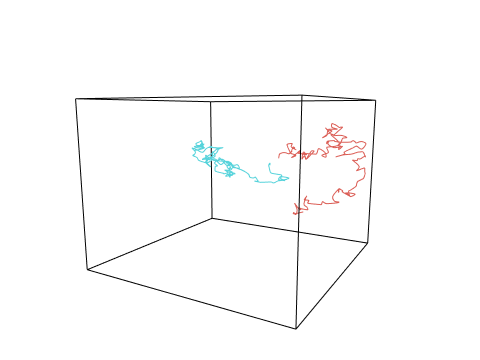
#> input picture docs/images/v1.0-animations/plotly_spin.gif, 480 x 360 px
$ python generate_gallery_thumbs.py
#> lines starting #> are read from the running program, lines starting #| are printed output that depends on the picture
"""Regenerate the animated gallery thumbnails with the CORRECT aspect
ratio: previous thumbs were squashed into 200x200 squares from 4:3
sources. Each thumb is now the source animation scaled to fit 200x150
(4:3 preserved) and letterboxed onto a 200x200 white canvas so the
gallery grid stays uniform.

Sources: the sphinx-gallery-rendered mp4s (docs/auto_examples/images/)
for matplotlib animation examples, and the plotly evidence gif for the
plotly example. Run after building the docs:

    .venv/bin/python scripts/generate_gallery_thumbs.py
"""

import os
import subprocess
import tempfile

from PIL import Image, ImageSequence

REPO = os.path.dirname(os.path.dirname(os.path.abspath(__file__)))
MP4_DIR = os.path.join(REPO, 'docs', 'auto_examples', 'images')
THUMBS = os.path.join(REPO, 'docs', '_static', 'thumbnails')
PLOTLY_GIF = os.path.join(REPO, 'docs', 'images', 'v1.0-animations',
                          'plotly_spin.gif')

MPL_ANIMS = ['animate', 'animate_spin', 'animate_trails', 'save_movie',
             'plot_story_trajectories',
             # the five 1.1 launch examples (Plan 4 Task 8 Step 6)
             'animate_conversation', 'animate_market_sectors',
             'animate_morph_zoo', 'animate_painting_embeddings',
             'animate_weather_decades',
             # ships a thumb and is registered in `post_build.GIF_REPLACEMENTS`,
             # but was missing here, so nothing regenerated it -- found when the
             # animated-forecast anchor fix made its clip stale (2026-09-11)
             'animate_forecast']
N_FRAMES = 40
FRAME_MS = 100  # 10 fps thumbs: light files, clearly animated


def letterbox(frame, size=(200, 200), inner=(200, 150)):
    frame = frame.convert('RGB').resize(inner, Image.LANCZOS)
    canvas = Image.new('RGB', size, 'white')
    canvas.paste(frame, ((size[0] - inner[0]) // 2,
                         (size[1] - inner[1]) // 2))
    return canvas


def thumb_from_mp4(stem):
    # the animation is usually output block 001, but examples with a
    # static figure first (e.g. save_movie) scrape it as 002
    src = os.path.join(MP4_DIR, f'sphx_glr_{stem}_001.mp4')
    if not os.path.exists(src):
        src = os.path.join(MP4_DIR, f'sphx_glr_{stem}_002.mp4')
    if not os.path.exists(src):
        print(f'  SKIP {stem}: no {src}')
        return
    with tempfile.TemporaryDirectory() as tmp:
        # sample N_FRAMES evenly across the animation
        subprocess.run(
            ['ffmpeg', '-y', '-i', src, '-vf',
             f'fps={N_FRAMES}/30,scale=200:150:flags=lanczos',
             os.path.join(tmp, 'f%03d.png')],
            check=True, capture_output=True)
        frames = sorted(os.listdir(tmp))[:N_FRAMES]
        imgs = [letterbox(Image.open(os.path.join(tmp, f))) for f in frames]
    out = os.path.join(THUMBS, f'sphx_glr_{stem}_thumb.gif')
    imgs[0].save(out, save_all=True, append_images=imgs[1:],
                 duration=FRAME_MS, loop=0)
    print(f'  {stem}: {len(imgs)} frames, {os.path.getsize(out)//1024}KB')


def thumb_from_gif(stem, src):
#> called with stem = 'animate_plotly'
    if not os.path.exists(src):
        print(f'  SKIP {stem}: no {src}')
        return
    with Image.open(src) as im:
#> im is the input picture: PIL image 480x360 P; mean R, G, B 251.6, 251.5, 251.5
        n = im.n_frames
#> n = 450
        picks = {int(i * n / N_FRAMES) for i in range(N_FRAMES)}
#> picks = 40 items
        imgs = [letterbox(f.copy()) for i, f in
                enumerate(ImageSequence.Iterator(im)) if i in picks]
#> in letterbox, `canvas = Image.new('RGB', size, 'white')`: canvas: PIL image 200x200 RGB; every value is 255
#> in letterbox (call 20), `frame = frame.convert('RGB').resize(inner, Image.LANCZOS)`:
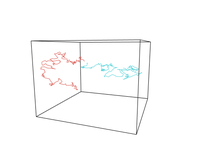
#> frame: PIL image 200x150 RGB; mean R, G, B 251.1, 251.1, 251.1
#> in letterbox (call 21), `frame = frame.convert('RGB').resize(inner, Image.LANCZOS)`:
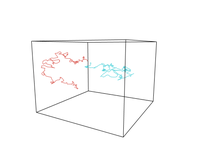
#> frame: PIL image 200x150 RGB; mean R, G, B 251.1, 251, 251
#> in letterbox (call 21), `canvas.paste(frame, ((size[0] - inner[0]) // 2, (size[1] - inner[1]) /..`:
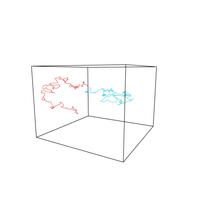
#> canvas: PIL image 200x200 RGB; mean R, G, B 252.1, 252, 252
#> in letterbox (call 22), `frame = frame.convert('RGB').resize(inner, Image.LANCZOS)`:
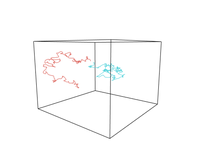
#> frame: PIL image 200x150 RGB; mean R, G, B 251.1, 251, 251
#> in letterbox (call 22), `canvas.paste(frame, ((size[0] - inner[0]) // 2, (size[1] - inner[1]) /..`:
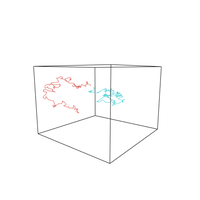
#> canvas: PIL image 200x200 RGB; mean R, G, B 252.1, 252, 252
#> in letterbox (call 23), `frame = frame.convert('RGB').resize(inner, Image.LANCZOS)`:
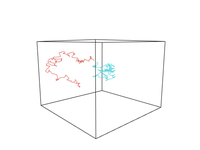
#> frame: PIL image 200x150 RGB; mean R, G, B 251.2, 251.1, 251.1
#> in letterbox (call 23), `canvas.paste(frame, ((size[0] - inner[0]) // 2, (size[1] - inner[1]) /..`:
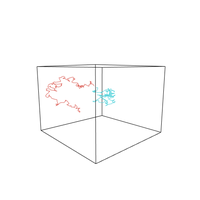
#> canvas: PIL image 200x200 RGB; mean R, G, B 252.1, 252.1, 252.1
#> imgs = 40 items
    out = os.path.join(THUMBS, f'sphx_glr_{stem}_thumb.gif')
    imgs[0].save(out, save_all=True, append_images=imgs[1:],
                 duration=FRAME_MS, loop=0)
    print(f'  {stem}: {len(imgs)} frames, {os.path.getsize(out)//1024}KB')
#|   animate_plotly: 40 frames, 213KB


def main():
    os.makedirs(THUMBS, exist_ok=True)
    for stem in MPL_ANIMS:
        thumb_from_mp4(stem)
    thumb_from_gif('animate_plotly', PLOTLY_GIF)


if __name__ == '__main__':
    main()
